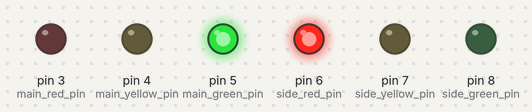
The sketch below on a simulated Arduino Uno, built with avr-gcc and run on an emulated ATmega328P. Parts: output pins drawn as LEDs (lit = HIGH).

Above: at 2.5 s.
At 5.5 s:
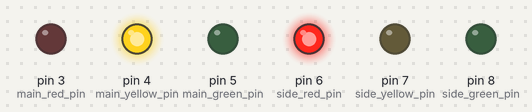
At 7.5 s:
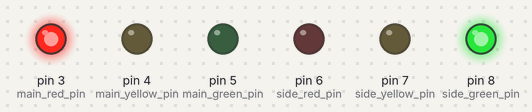
At 9.5 s:
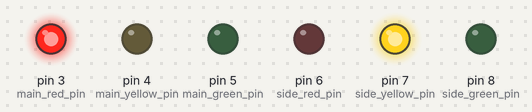
Timing chart, 0 to 13.0 s (numbered marks = the images above):
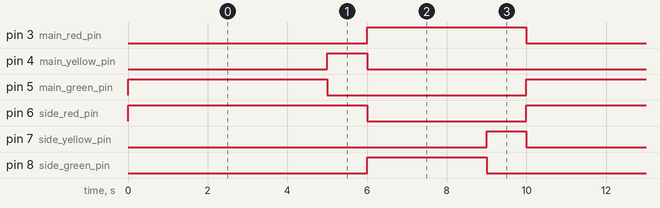

The sketch:

traffic_lights.ino
```cpp
const int main_red_pin = 3;
const int main_yellow_pin = 4;
const int main_green_pin = 5;

const int side_red_pin = 6;
const int side_yellow_pin = 7;
const int side_green_pin = 8;

const int main_green_delay = 5000;
const int main_yellow_delay = 1000;
const int side_green_delay = 3000;
const int side_yellow_delay = 1000;

void setup()
{
    // set the pinmode for all the related pins to be OUTPUT
    pinMode(main_red_pin, OUTPUT);
    pinMode(main_yellow_pin, OUTPUT);
    pinMode(main_green_pin, OUTPUT);

    pinMode(side_red_pin, OUTPUT);
    pinMode(side_yellow_pin, OUTPUT);
    pinMode(side_green_pin, OUTPUT);

    // set initial state, where main green is on, side red is on, else all off
    digitalWrite(main_red_pin, LOW);
    digitalWrite(main_yellow_pin, LOW);
    digitalWrite(main_green_pin, HIGH);

    digitalWrite(side_red_pin, HIGH);
    digitalWrite(side_yellow_pin, LOW);
    digitalWrite(side_green_pin, LOW);
}

void loop()
{
    delay(main_green_delay);
    // after the main green be on for 5 seconds
    // 1. we turn off the main green
    // 2. we turn on the main yellow
    // 3. side red maintains to be on
    // 4. keep the rest to be off
    digitalWrite(main_green_pin, LOW);
    digitalWrite(main_yellow_pin, HIGH);

    delay(main_yellow_delay);
    // after the main yellow be on for 1 second
    // 1. we turn off the main yellow.
    // 2. we turn on the main red.
    // 3. we turn on the side green.
    // 4. keep the rest to be off
    digitalWrite(main_yellow_pin, LOW);
    digitalWrite(main_red_pin, HIGH);
    digitalWrite(side_green_pin, HIGH);
    digitalWrite(side_red_pin, LOW);

    delay(side_green_delay);
    // after the side green be on for 3 seconds
    // 1. we turn off the side green.
    // 2. we turn on the side yellow.
    // 3. main red maintains to be on.
    // 4. rest off
    digitalWrite(side_green_pin, LOW);
    digitalWrite(side_yellow_pin, HIGH);

    delay(side_yellow_delay);
    // after the side yellow be on for 1 second
    // 1. we turn off the side yellow.
    // 2. turn on the side red.
    // 3. turn off the main red.
    // 4. turn on the main green.
    digitalWrite(side_yellow_pin, LOW);
    digitalWrite(side_red_pin, HIGH);
    digitalWrite(main_red_pin, LOW);
    digitalWrite(main_green_pin, HIGH);
}
```

Measured:
- by itself, pin 3 (main_red_pin): alternates HIGH for 4.0 s and LOW for 6.0 s
- by itself, pin 4 (main_yellow_pin), pin 7 (side_yellow_pin): alternates HIGH for 1.0 s and LOW for 9.0 s
- by itself, pin 5 (main_green_pin): alternates HIGH for 5.0 s and LOW for 5.0 s
- by itself, pin 6 (side_red_pin): alternates HIGH for 6.0 s and LOW for 4.0 s
- by itself, pin 8 (side_green_pin): alternates HIGH for 3.0 s and LOW for 7.0 s
